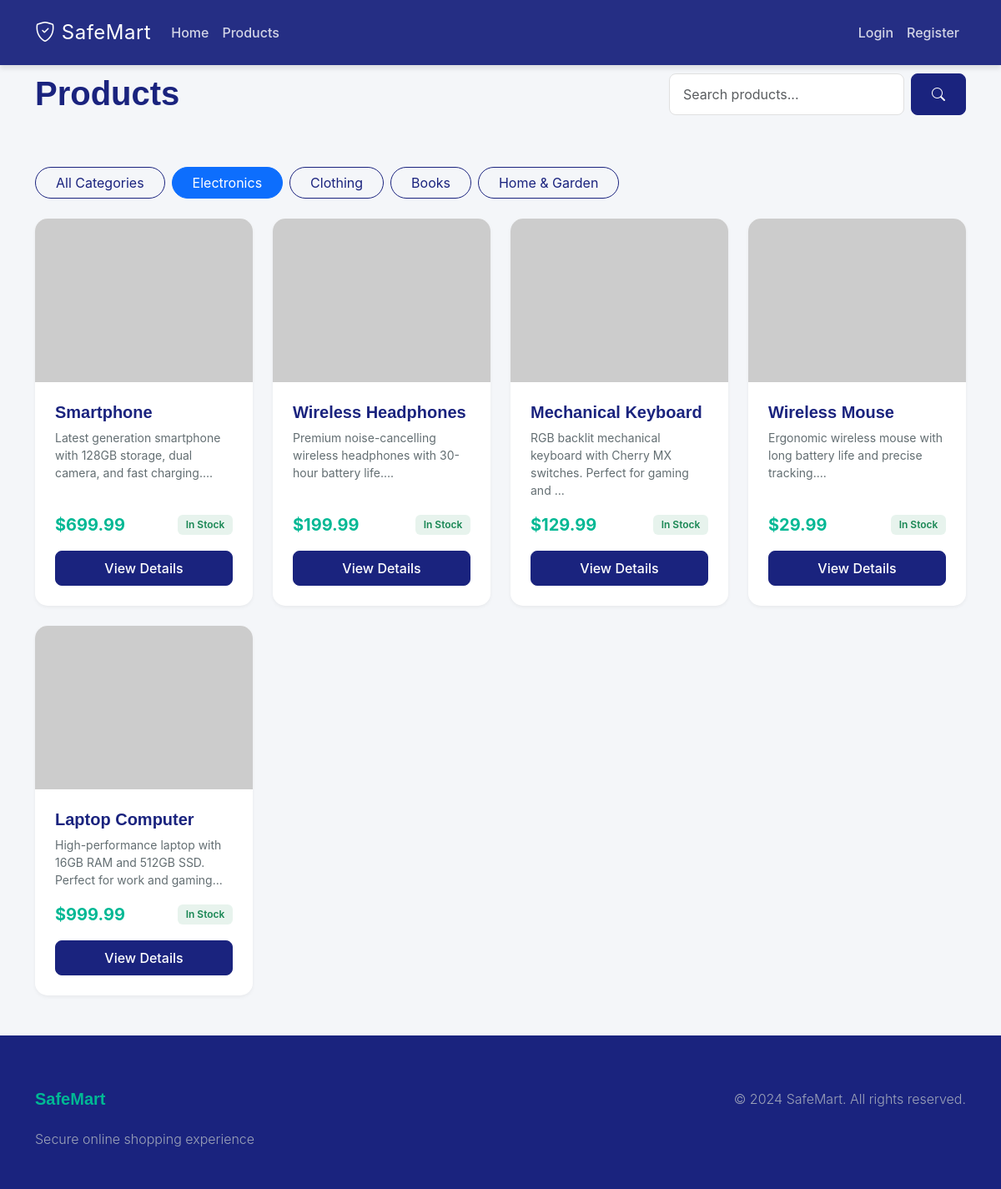
The page /products?category=1 on the database its author committed.
### app/models.py (models this page shows, shortened)
class Category(db.Model):
    __tablename__ = 'categories'
    id = db.Column(db.Integer, primary_key=True)
    name = db.Column(db.String(100), unique=True, nullable=False, index=True)
    slug = db.Column(db.String(100), unique=True, nullable=False, index=True)
    description = db.Column(db.Text)
    created_at = db.Column(db.DateTime, default=datetime.utcnow, nullable=False)
    products = db.relationship('Product', backref='category', lazy='dynamic', cascade='all, delete-orphan')

class Product(db.Model):
    __tablename__ = 'products'
    id = db.Column(db.Integer, primary_key=True)
    name = db.Column(db.String(200), nullable=False, index=True)
    slug = db.Column(db.String(200), unique=True, nullable=False, index=True)
    description = db.Column(db.Text, nullable=False)
    price = db.Column(db.Numeric(10, 2), nullable=False)
    stock = db.Column(db.Integer, default=0, nullable=False)
    image = db.Column(db.String(255))
    category_id = db.Column(db.Integer, db.ForeignKey('categories.id'), nullable=False)
    is_active = db.Column(db.Boolean, default=True, nullable=False)
    created_at = db.Column(db.DateTime, default=datetime.utcnow, nullable=False)
    updated_at = db.Column(db.DateTime, default=datetime.utcnow, onupdate=datetime.utcnow)
    order_items = db.relationship('OrderItem', backref='product', lazy='dynamic', cascade='all, delete-orphan')
    cart_items = db.relationship('CartItem', backref='product', lazy='dynamic', cascade='all, delete-orphan')

### app/main/routes.py (the view, shortened to what this page needs)
@main_bp.route('/products')
def products():
    page = request.args.get('page', 1, type=int)
    per_page = request.args.get('per_page', 20, type=int)
    category_id = request.args.get('category', type=int)
    search = request.args.get('search', '', type=str)
    query = Product.query.filter_by(is_active=True)
    if category_id:
        query = query.filter_by(category_id=category_id)
    products = query.order_by(Product.created_at.desc())\
        .paginate(page=page, per_page=per_page, error_out=False)
    categories = Category.query.all()
    return render_template('main/products.html',
                         title='Products',
                         products=products,
                         categories=categories,
                         current_category=category_id,
                         search=search)

### app/templates/main/products.html (shortened to what this page needs)
{% extends "base.html" %}
{% block content %}
<div class="row mb-5 animate__animated animate__fadeIn">
    <div class="col-md-8">
        <h1 class="mb-3">Products</h1>
    </div>
    <div class="col-md-4">
        <form method="GET" action="{{ url_for('main.products') }}" class="d-flex">
            <input class="form-control me-2" type="search" name="search" placeholder="Search products..."
                value="{{ search or '' }}">
            <button class="btn btn-primary" type="submit"><i class="bi bi-search"></i></button>
        </form>
    </div>
</div>
<div class="row mb-4 animate__animated animate__fadeIn animate__delay-1s">
    <div class="col-12">
        <div class="d-flex flex-wrap gap-2">
            <a href="{{ url_for('main.products') }}"
                class="btn btn-outline-primary rounded-pill px-4 {% if not current_category %}active{% endif %}">
                All Categories
            </a>
            {% for category in categories %}
            <a href="{{ url_for('main.products', category=category.id) }}"
                class="btn btn-outline-primary rounded-pill px-4 {% if current_category == category.id %}active{% endif %}">
                {{ category.name }}
            </a>
            {% endfor %}
        </div>
    </div>
</div>
<div class="row">
    {% for product in products.items %}
    <div class="col-md-6 col-lg-3 mb-4 animate-fade-up"
        style="--i: {{ loop.index0 }}; animation-delay: calc(var(--i) * 0.1s);">
        <div class="card product-card h-100">
            <div class="card-img-wrapper">
                <img src="{{ product|product_image }}" class="card-img-top" alt="{{ product.name }}"
                    onerror="this.onerror=null; this.src='https://via.placeholder.com/400x400?text={{ product.name|urlencode }}';">
            </div>
            <div class="card-body d-flex flex-column">
                <h5 class="card-title">{{ product.name }}</h5>
                <p class="card-text small mb-3">{{ product.description[:80] }}...</p>
                <div class="mt-auto">
                    <div class="d-flex justify-content-between align-items-center mb-3">
                        <span class="price-tag">${{ "%.2f"|format(product.price) }}</span>
                        {% if product.stock > 0 %}
                        <span class="badge bg-success bg-opacity-10 text-success">In Stock</span>
                        {% else %}
                        <span class="badge bg-danger bg-opacity-10 text-danger">Out of Stock</span>
                        {% endif %}
                    </div>
                    <a href="{{ url_for('main.product_detail', slug=product.slug) }}" class="btn btn-primary w-100">View
                        Details</a>
                </div>
            </div>
        </div>
    </div>
    {% else %}
    <div class="col-12">
        <div class="alert alert-info d-flex align-items-center">
            <i class="bi bi-info-circle me-2"></i> No products found matching your criteria.
        </div>
    </div>
    {% endfor %}
</div>
{% endblock %}

### app/static/css/style.css (style rules this page uses)
:root { --primary-color: #1a237e; --secondary-color: #00b894; --accent-color: #ff7675; --dark-bg: #2d3436; --light-bg: #f4f6f9; --white: #ffffff; --text-primary: #2d3436; --text-secondary: #636e72; --gradient-primary: linear-gradient(135deg, #1a237e 0%, #3949ab 100%); --gradient-accent: linear-gradient(135deg, #ff7675 0%, #d63031 100%); --shadow-sm: 0 2px 4px rgba(0, 0, 0, 0.05); --shadow-md: 0 4px 6px rgba(0, 0, 0, 0.1); --shadow-lg: 0 10px 15px rgba(0, 0, 0, 0.1); --shadow-hover: 0 20px 25px rgba(0, 0, 0, 0.15); }
body { font-family: 'Inter', sans-serif; background-color: var(--light-bg); color: var(--text-primary); display: flex; flex-direction: column; min-height: 100vh; overflow-x: hidden; }
h1, h2, h3, h4, h5, h6 { font-family: 'Poppins', sans-serif; font-weight: 600; color: var(--primary-color); }
.product-card { border: none; border-radius: 15px; overflow: hidden; box-shadow: var(--shadow-sm); transition: all 0.3s cubic-bezier(0.4, 0, 0.2, 1); background: var(--white); height: 100%; }
.card-img-wrapper { overflow: hidden; position: relative; padding-top: 75%; }
.card-img-top { position: absolute; top: 0; left: 0; width: 100%; height: 100%; object-fit: cover; transition: transform 0.5s ease; }
.card-body { padding: 1.5rem; }
.card-title { font-weight: 700; color: var(--primary-color); margin-bottom: 0.5rem; }
.card-text { color: var(--text-secondary); }
.price-tag { font-size: 1.25rem; font-weight: 700; color: var(--secondary-color); }
.btn-primary { background-color: var(--primary-color); border-color: var(--primary-color); padding: 0.5rem 1.5rem; font-weight: 500; border-radius: 8px; transition: all 0.3s ease; }
.btn-outline-primary { color: var(--primary-color); border-color: var(--primary-color); border-radius: 8px; }
.form-control { border-radius: 8px; padding: 0.75rem 1rem; border: 1px solid #e0e0e0; transition: all 0.3s ease; }
.animate-fade-up { animation: fadeInUp 0.8s ease-out; }
.badge { padding: 0.5em 0.8em; font-weight: 600; border-radius: 6px; }

### app/templates/base.html (style rules this page uses)
body { margin-top: 4rem; }
.product-card { transition: transform 0.2s; }

### rows shown on the page
Category: name "Electronics"
Category: name "Clothing"
Category: name "Books"
Category: name "Home & Garden"
Product: name "Smartphone", description "Latest generation smartphone with 128GB storage, dual camera, and fast charging.", price "699.99", stock "In Stock"
Product: name "Wireless Headphones", description "Premium noise-cancelling wireless headphones with 30-hour battery life.", price "199.99", stock "In Stock"
Product: name "Mechanical Keyboard", description "RGB backlit mechanical keyboard with Cherry MX switches. Perfect for gaming and", price "129.99", stock "In Stock"
Product: name "Wireless Mouse", description "Ergonomic wireless mouse with long battery life and precise tracking.", price "29.99", stock "In Stock"
Product: name "Laptop Computer", description "High-performance laptop with 16GB RAM and 512GB SSD. Perfect for work and gaming", price "999.99", stock "In Stock"
